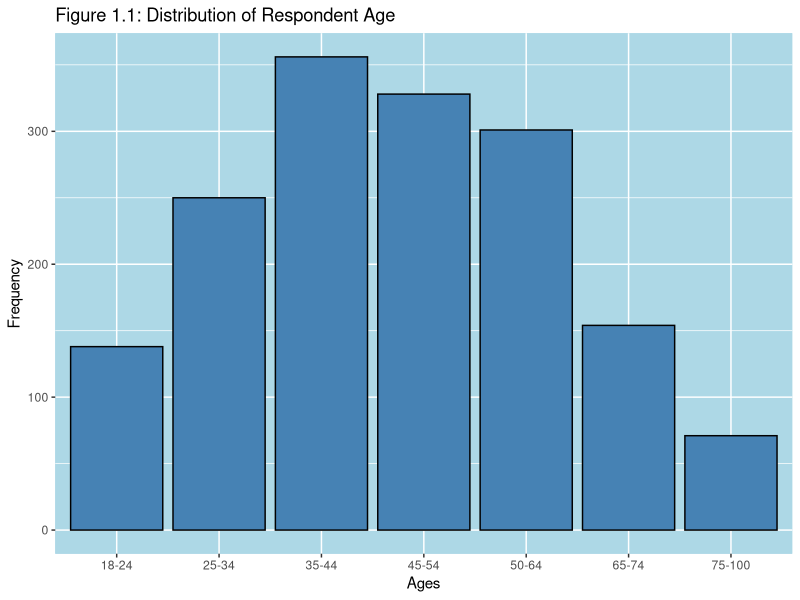
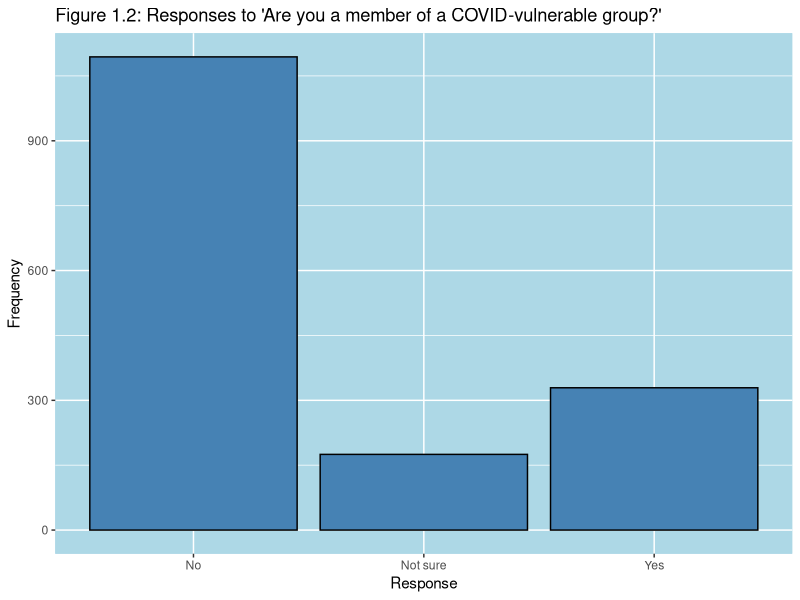
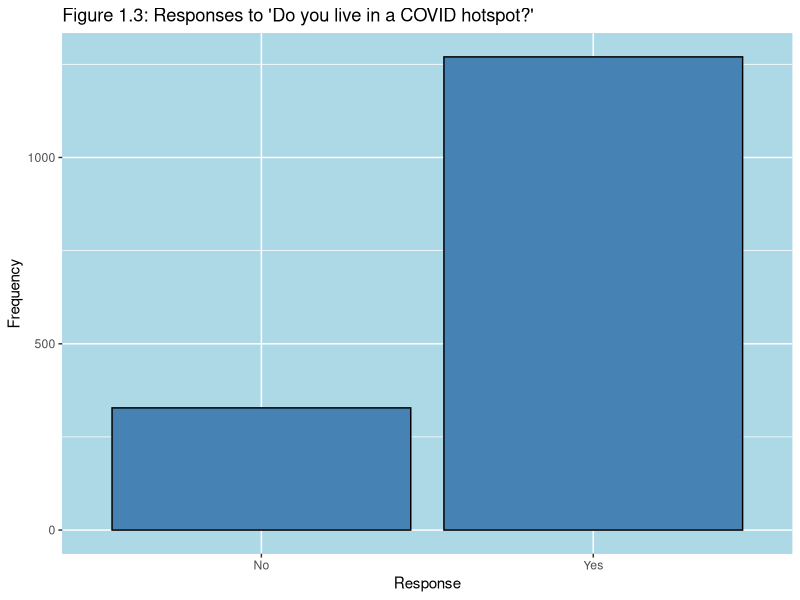
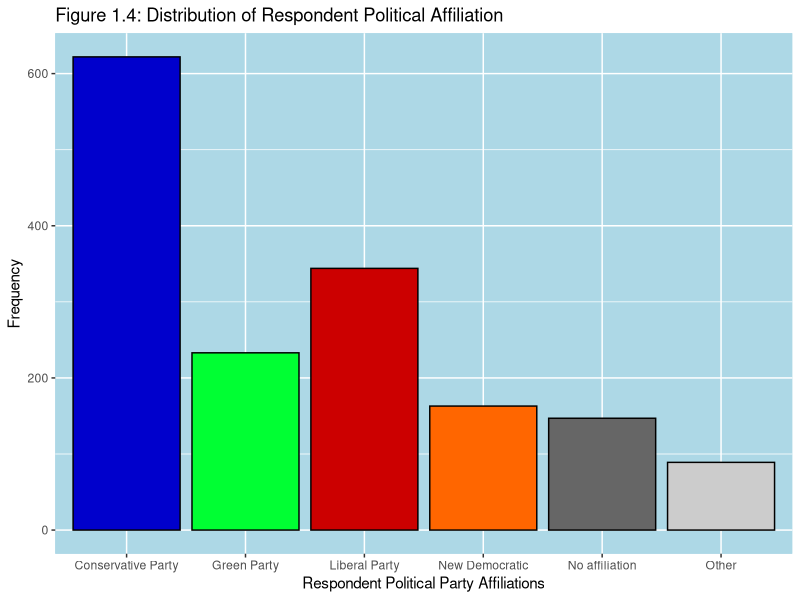
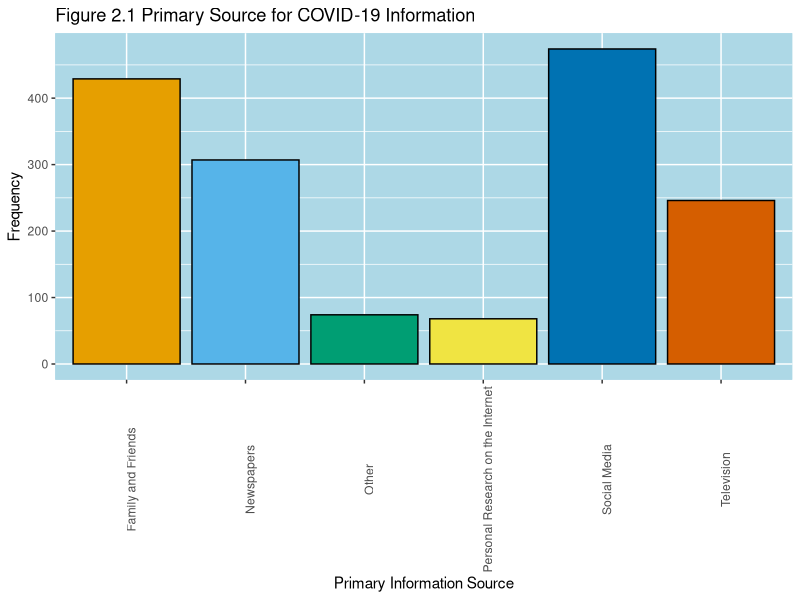
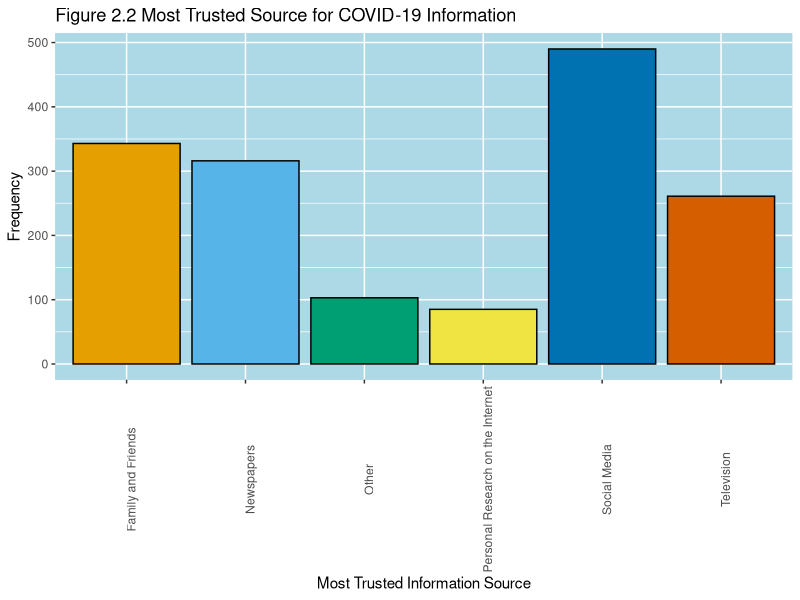
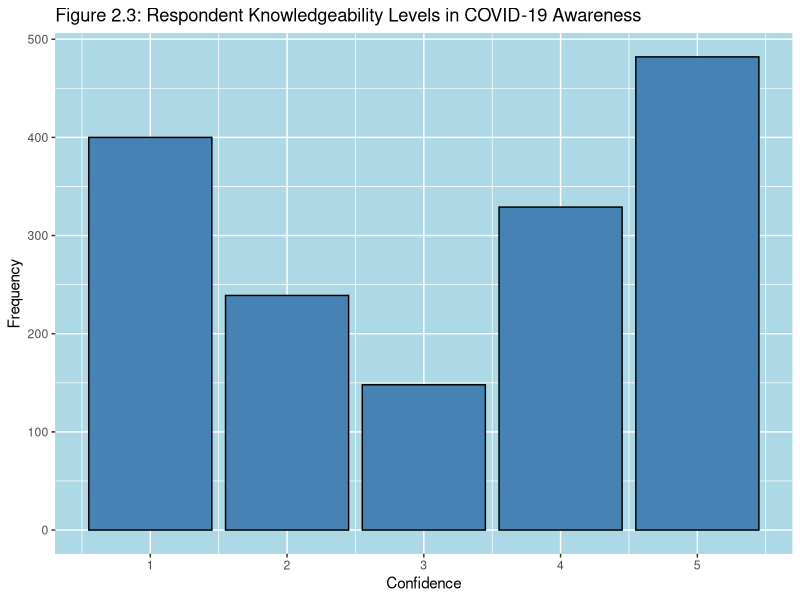
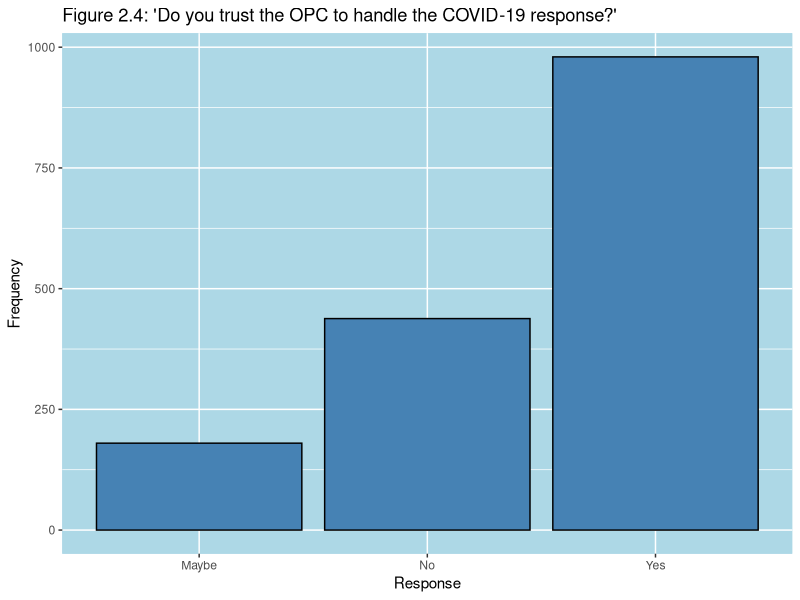

The R source for these figures, in order: (Note: this script raises an error after producing the figures.)
## ---- chunk 1
knitr::opts_chunk$set(echo = TRUE)
library(tidyverse)
## ---- chunk 2
#Simulating data
#We can always change the prob to fit our report
set.seed(666)

# Number of respondents to our survey
sample_size = 1598

#What is your age?
my_data <- tibble(
  Age  = sample(x = c("18-24", "25-34", "35-44", "45-54", "50-64", "65-74", "75-100"), size = sample_size, replace = TRUE, prob = c(0.1, 0.159, 0.25, 0.22, .2, 0.1, 0.05)),
  
#Are you a member of a vulnerable population?
  Vulnerable_Population = sample(x = c("Yes", "No", "Not sure"), size = sample_size, replace = TRUE, prob = c(0.2, 0.7, 0.1)),
  
  #Do you live in one of the following administrative/metropolitan regions
  Living = sample(x = c("Yes", "No"),  size = sample_size, replace = TRUE, prob = c(0.8, 0.2)),
  
#What is your political affiliation?
  Political_Party = sample(x = c("Conservative Party",
                                 "Liberal Party",
                                 "New Democratic",
                                 "Green Party",
                                 "No affiliation", "Other"),
                           size = sample_size, replace = TRUE, 
                           prob = c(0.4, 0.20, 0.105, 0.15, 0.1, 0.05)),

#What is your primary source of media?"
  Primary_Source = sample(x = c("Social Media", "Television", "Newspapers", "Personal Research on the Internet", "Family and Friends", "Other"), size = sample_size, replace = TRUE, prob = c(0.3, 0.15, 0.2, 0.05, 0.25, 0.05)),

#Which source do you consider most trustworthy?"
  Trustworthy_Source = sample(x = c("Social Media", "Television", "Newspapers", "Personal Research on the Internet", "Family and Friends", "Other"), size = sample_size, replace = TRUE, prob = c(0.3, 0.15, 0.2, 0.05, 0.25, 0.05)),

#On a scale from 1 to 5, how knowledgeable do you think you are about COVID-19?
  Knowledgeable = sample(c(1:5), size = sample_size, replace = TRUE, prob = c(0.25, 0.15, 0.1, 0.2, 0.3)),
  
#Do you trust the Conservative Party to handle the response?
  Trust_Conservative_Party = sample(x = c("Yes", "No", "Maybe"), size = sample_size, replace = TRUE, prob = c(0.6, 0.3, 0.1)),
  
#Do you trust Doug Ford to handle the response?
  Trust_Doug_Ford = sample(x = c("Yes", "No", "Maybe"), size = sample_size, replace = TRUE, prob = c(0.5, 0.4, 0.1)),
  
#How often do you wear a mask?
  Mask_Frequency = sample(x = c("Always", "Most of the time", "Sometimes", "Rarely", "Never"), size = sample_size, replace = TRUE, prob = c(0.25, 0.3, 0.2, 0.15, 0.1)),
  
#Do you stick to a social bubble?
  Social_Bubble = sample(x = c("Yes", "No"), size = sample_size, replace = TRUE, prob = c(0.7066, 0.2934)),
  
#Do you follow regulations at private establishments?
  Follow_Regulation = sample(x = c("Yes, I follow all store requirements",
                                   "Mostly",
                                   "Only ones I think will be enforced",
                                   "None"),
                             size = sample_size, replace = TRUE, 
                           prob = c(0.25, 0.25, 0.25, 0.25)),
  
  Visit_non_essentials = rpois(sample_size, 3),
  
#Have you traveled within Canada?
  Travel_Within_Canada = sample(x = c("No", "Yes"), size = sample_size, replace = TRUE, prob = c(0.8674, 0.1326)), 
  
#Have you traveled outside of Canada?
  Travel_Out_Of_Canada = sample(x = c("No", "Yes"), size = sample_size, replace = TRUE, prob = c(0.98743, 0.01257))
)
## ---- chunk 3

#Graphs

#Distribution of Respondent Age Graph
my_data %>% 
  ggplot(aes(x = Age)) +
  geom_bar(colour ="black", fill="steelblue") +
  labs(x = "Ages",
       y = "Frequency",
       title = "Figure 1.1: Distribution of Respondent Age") +
  theme(panel.background = element_rect(fill = "lightblue",
                                colour = "lightblue",
                                size = 0.5, linetype = "solid"))

## ---- chunk 4

#Distribution of Vulnerable Populations
my_data %>% 
  ggplot(aes(x = Vulnerable_Population)) +
  geom_bar(colour ="black", fill="steelblue") +
  labs(x = "Response",
       y = "Frequency",
       title = "Figure 1.2: Responses to 'Are you a member of a COVID-vulnerable group?'") +
  theme(panel.background = element_rect(fill = "lightblue",
                                colour = "lightblue",
                                size = 0.5, linetype = "solid"))

## ---- chunk 5

#Distribution of Living in COVID Hotspots
my_data %>% 
  ggplot(aes(x = Living)) +
  geom_bar(colour ="black", fill="steelblue") +
  labs(x = "Response",
       y = "Frequency",
       title = "Figure 1.3: Responses to 'Do you live in a COVID hotspot?'") +
  theme(panel.background = element_rect(fill = "lightblue",
                                colour = "lightblue",
                                size = 0.5, linetype = "solid"))
## ---- chunk 6
# Colour palette

partyPalette <- c("#0000CC", "#00FF33", "#CC0000", "#FF6600", "#666666", "#CCCCCC")

#Distribution of Political Affiliation
my_data %>% 
  ggplot(aes(x = Political_Party)) +
  geom_bar(colour ="black", fill=partyPalette) +
  labs(x = "Respondent Political Party Affiliations",
       y = "Frequency",
       title = "Figure 1.4: Distribution of Respondent Political Affiliation") +
  theme(panel.background = element_rect(fill = "lightblue",
                                colour = "lightblue",
                                size = 0.5, linetype = "solid"))
## ---- chunk 7
# Colour palette

cbPalette <- c("#E69F00", "#56B4E9", "#009E73", "#F0E442", "#0072B2", "#D55E00")

#Distribution of Primary Sources
my_data %>% 
  ggplot(aes(x = Primary_Source)) +
  geom_bar(colour ="black", fill=cbPalette) +
  labs(x = "Primary Information Source",
       y = "Frequency",
       title = "Figure 2.1 Primary Source for COVID-19 Information") +
  theme(axis.text.x=element_text(angle=90), 
        panel.background = element_rect(fill = "lightblue",
                                colour = "lightblue",
                                size = 0.5, linetype = "solid"))

## ---- chunk 8

#Distribution of Most Trusted source
my_data %>% 
  ggplot(aes(x = Trustworthy_Source)) +
  geom_bar(colour ="black", fill=cbPalette) +
  labs(x = "Most Trusted Information Source",
       y = "Frequency",
       title = "Figure 2.2 Most Trusted Source for COVID-19 Information") +
  theme(axis.text.x=element_text(angle=90), 
        panel.background = element_rect(fill = "lightblue",
                                colour = "lightblue",
                                size = 0.5, linetype = "solid"))


## ---- chunk 9

#Distribution of Confidence
my_data %>% 
  ggplot(aes(x = Knowledgeable)) +
  geom_bar(colour ="black", fill="steelblue") +
  labs(x = "Confidence",
       y = "Frequency",
       title = "Figure 2.3: Respondent Knowledgeability Levels in COVID-19 Awareness") +
  theme(panel.background = element_rect(fill = "lightblue",
                                colour = "lightblue",
                                size = 0.5, linetype = "solid"))
## ---- chunk 10
#Trust in Conservative Party
my_data %>% 
  ggplot(aes(x = Trust_Conservative_Party)) +
  geom_bar(colour ="black", fill="steelblue") +
  labs(x = "Response",
       y = "Frequency",
       title = "Figure 2.4: 'Do you trust the OPC to handle the COVID-19 response?'") +
  theme(panel.background = element_rect(fill = "lightblue",
                                colour = "lightblue",
                                size = 0.5, linetype = "solid"))
## ---- chunk 11

#Trust in Doug Ford
my_data %>% 
  ggplot(aes(x = Trust_Doug_Ford)) +
  geom_bar(colour ="black", fill="steelblue") +
  labs(x = "Response",
       y = "Frequency",
       title = "Figure 2.5: Do you trust Doug Ford to handle the COVID-19 response?'") +
  theme(panel.background = element_rect(fill = "lightblue",
                                colour = "lightblue",
                                size = 0.5, linetype = "solid"))

## ---- chunk 12
#Mask adherance rate
my_data %>% 
  ggplot(aes(x = Mask_Frequency)) +
  geom_bar(colour ="black", fill="steelblue") +
  labs(x = "Response",
       y = "Frequency",
       title = "Figure 3.1: 'How often do you wear a mask?'") +
  theme(panel.background = element_rect(fill = "lightblue",
                                colour = "lightblue",
                                size = 0.5, linetype = "solid"))
## ---- chunk 13
#Social bubble adherence
my_data %>% 
  ggplot(aes(x = Social_Bubble)) +
  geom_bar(colour ="black", fill="steelblue") +
  labs(x = "Response",
       y = "Frequency",
       title = "Figure 3.2: 'Do you adhere to a social bubble/circle?'") +
  theme(panel.background = element_rect(fill = "lightblue",
                                colour = "lightblue",
                                size = 0.5, linetype = "solid"))

proportions(table(data.frame(my_data[10])))
## ---- chunk 14
#Private establishment rule adherence
my_data %>% 
  ggplot(aes(x = Follow_Regulation)) +
  geom_bar(colour ="black", fill="steelblue") +
  labs(x = "Response",
       y = "Frequency",
       title = "Figure 3.3: 'Do you adhere to all social-distancing/hygiene rules when visiting private establishments?'") +
  theme(axis.text.x=element_text(angle=90), panel.background = element_rect(fill = "lightblue",
                                colour = "lightblue",
                                size = 0.5, linetype = "solid"))
## ---- chunk 15
#Social bubble adherence
my_data %>% 
  ggplot(aes(x = Visit_non_essentials)) +
  geom_bar(colour ="black", fill="steelblue") +
  labs(x = "Response",
       y = "Frequency",
       title = "Figure 3.4: Frequency of Participation in Non-Essential Activities") +
  theme(panel.background = element_rect(fill = "lightblue",
                                colour = "lightblue",
                                size = 0.5, linetype = "solid"))

## ---- chunk 16
#Travel within Canada

my_data %>% 
  ggplot(aes(x = Travel_Within_Canada)) +
  geom_bar(colour ="black", fill="steelblue") +
  labs(x = "Response",
       y = "Frequency",
       title = "Figure 3.5: 'Have you travelled within Canada within the past 6 months?'") +
  theme(panel.background = element_rect(fill = "lightblue",
                                colour = "lightblue",
                                size = 0.5, linetype = "solid"))
## ---- chunk 17
#Travel outside of Canada

my_data %>% 
  ggplot(aes(x = Travel_Out_Of_Canada)) +
  geom_bar(colour ="black", fill="steelblue") +
  labs(x = "Response",
       y = "Frequency",
       title = "Figure 3.6: 'Have you travelled outside of Canada in the past 6 months?'") +
  theme(panel.background = element_rect(fill = "lightblue",
                                colour = "lightblue",
                                size = 0.5, linetype = "solid"))
## ---- chunk 18
knitr::include_graphics("Surveyquestions1.png")
## ---- chunk 19
knitr::include_graphics("Surveyquestions2.png")
## ---- chunk 20
knitr::include_graphics("Surveyquestions3.png")
## ---- chunk 21
knitr::include_graphics("Surveyquestions4.png")

## ---- chunk 22
knitr::include_graphics("Surveyquestions5.png")

## ---- chunk 23
knitr::include_graphics("Surveyquestions6.png")
## ---- chunk 24
knitr::include_graphics("Surveyquestions7.png")
